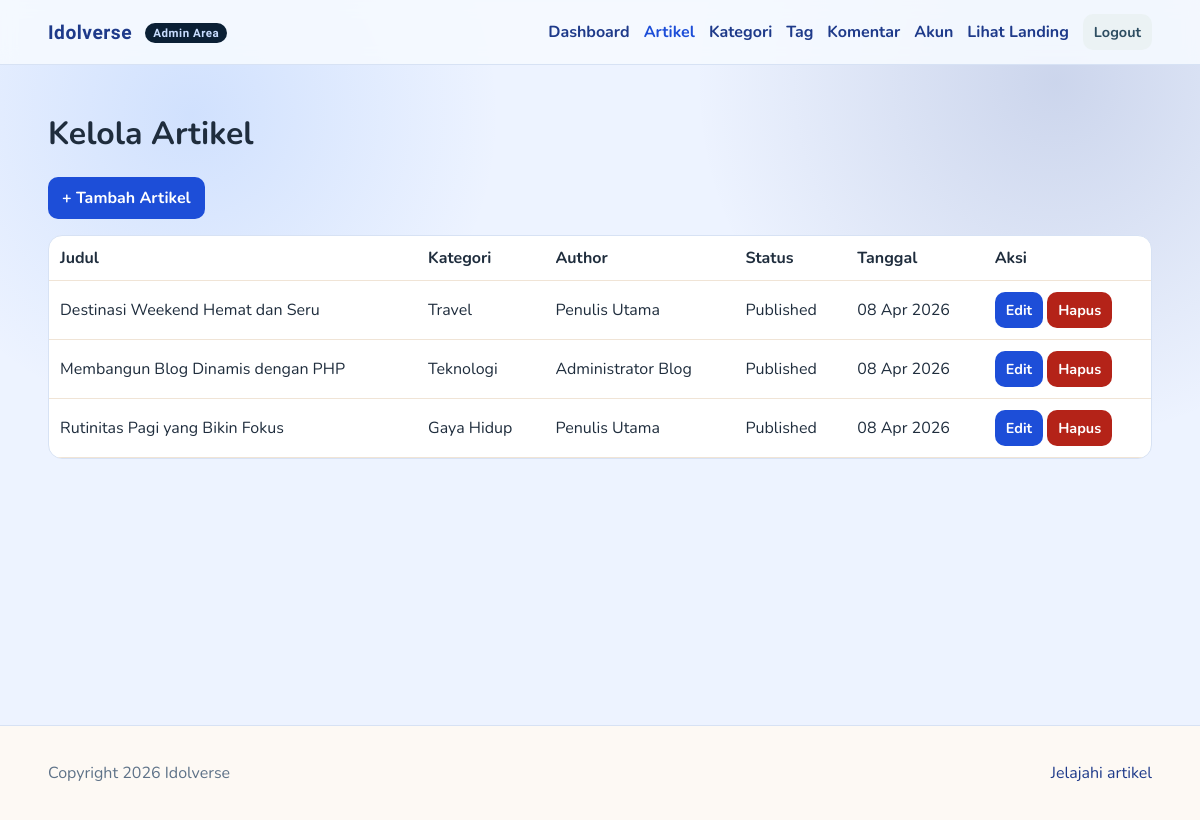
Screenshot of /admin/posts.php (signed in) with the database file from the repository.
### tables this page shows
CREATE TABLE posts (
    id INT AUTO_INCREMENT PRIMARY KEY,
    user_id INT NOT NULL,
    category_id INT NOT NULL,
    title VARCHAR(180) NOT NULL,
    slug VARCHAR(200) NOT NULL UNIQUE,
    excerpt TEXT,
    content LONGTEXT NOT NULL,
    image_url VARCHAR(255) DEFAULT NULL,
    is_published TINYINT(1) DEFAULT 1,
    created_at TIMESTAMP DEFAULT CURRENT_TIMESTAMP,
    updated_at TIMESTAMP DEFAULT CURRENT_TIMESTAMP ON UPDATE CURRENT_TIMESTAMP,
    FOREIGN KEY (user_id) REFERENCES users(id) ON DELETE CASCADE,
    FOREIGN KEY (category_id) REFERENCES categories(id) ON DELETE RESTRICT
);

CREATE TABLE categories (
    id INT AUTO_INCREMENT PRIMARY KEY,
    name VARCHAR(80) NOT NULL UNIQUE,
    slug VARCHAR(100) NOT NULL UNIQUE,
    created_at TIMESTAMP DEFAULT CURRENT_TIMESTAMP
);

CREATE TABLE users (
    id INT AUTO_INCREMENT PRIMARY KEY,
    full_name VARCHAR(100) NOT NULL,
    username VARCHAR(50) NOT NULL UNIQUE,
    email VARCHAR(100) NOT NULL UNIQUE,
    password VARCHAR(255) NOT NULL,
    role ENUM('admin', 'author', 'user') NOT NULL,
    created_at TIMESTAMP DEFAULT CURRENT_TIMESTAMP
);

### includes/auth.php (called while the page is built, shortened)
<?php
function e(string $value): string {
    return htmlspecialchars($value, ENT_QUOTES, 'UTF-8');
}
?>

### admin/posts.php (the view, shortened to what this page needs)
<?php
require_once __DIR__ . '/../includes/helpers.php';
$posts = $pdo->query("SELECT p.id, p.title, p.slug, p.created_at, p.is_published, c.name AS category_name, u.full_name AS author_name
FROM posts p
JOIN categories c ON c.id = p.category_id
JOIN users u ON u.id = p.user_id
ORDER BY p.created_at DESC")->fetchAll();
include __DIR__ . '/../includes/header.php';
?>
<div class="container">
    <h1>Kelola Artikel</h1>
    <p><a class="btn" href="/blog/admin/post_form.php">+ Tambah Artikel</a></p>
    <div class="table-wrap">
        <table class="table">
            <thead><tr><th>Judul</th><th>Kategori</th><th>Author</th><th>Status</th><th>Tanggal</th><th>Aksi</th></tr></thead>
            <tbody>
            <?php foreach ($posts as $post): ?>
                <tr>
                    <td><?= e($post['title']); ?></td>
                    <td><?= e($post['category_name']); ?></td>
                    <td><?= e($post['author_name']); ?></td>
                    <td><?= $post['is_published'] ? 'Published' : 'Draft'; ?></td>
                    <td><?= date('d M Y', strtotime($post['created_at'])); ?></td>
                    <td>
                        <a class="btn btn-sm" href="/blog/admin/post_form.php?id=<?= (int)$post['id']; ?>">Edit</a>
                        <a class="btn btn-sm btn-danger" href="/blog/admin/posts.php?delete=<?= (int)$post['id']; ?>" onclick="return confirm('Hapus artikel ini?')">Hapus</a>
                    </td>
                </tr>
            <?php endforeach; ?>
            </tbody>
        </table>
    </div>
</div>
<?php include __DIR__ . '/../includes/footer.php'; ?>

### includes/header.php (shortened to what this page needs)
<?php
$currentPath = $_SERVER['PHP_SELF'] ?? '';
$user = $_SESSION['user'] ?? null;
$isAdminArea = str_contains($currentPath, '/admin/');
?>
<!DOCTYPE html>
<html lang="id">
<head>
    <link rel="stylesheet" href="/blog/assets/css/style.css">
</head>
<body class="<?= $isAdminArea ? 'admin-area' : ''; ?>">
<header class="site-header">
    <div class="container nav-wrap">
        <a class="brand" href="/blog/landing.php">Idolverse <?= $isAdminArea ? '<span class="admin-badge">Admin Area</span>' : ''; ?></a>
        <nav>
            <?php if ($user && $user['role'] === 'admin' && $isAdminArea): ?>
                <a href="/blog/admin/dashboard.php" class="<?= str_contains($currentPath, '/admin/dashboard.php') ? 'active' : ''; ?>">Dashboard</a>
                <a href="/blog/admin/posts.php" class="<?= str_contains($currentPath, '/admin/posts.php') || str_contains($currentPath, '/admin/post_form.php') ? 'active' : ''; ?>">Artikel</a>
                <a href="/blog/admin/categories.php" class="<?= str_contains($currentPath, '/admin/categories.php') ? 'active' : ''; ?>">Kategori</a>
                <a href="/blog/admin/tags.php" class="<?= str_contains($currentPath, '/admin/tags.php') ? 'active' : ''; ?>">Tag</a>
                <a href="/blog/admin/comments.php" class="<?= str_contains($currentPath, '/admin/comments.php') ? 'active' : ''; ?>">Komentar</a>
                <a href="/blog/admin/users.php" class="<?= str_contains($currentPath, '/admin/users.php') ? 'active' : ''; ?>">Akun</a>
                <a href="/blog/landing.php">Lihat Landing</a>
                <a href="/blog/logout.php" class="btn btn-sm btn-ghost">Logout</a>
            <?php endif; ?>
        </nav>
    </div>
</header>
<main class="page">

### includes/footer.php (shortened to what this page needs)
</main>
<footer class="site-footer">
    <div class="container footer-wrap">
        <p>Copyright <?= date('Y'); ?> Idolverse</p>
        <p><a href="/blog/index.php">Jelajahi artikel</a></p>
    </div>
</footer>
</body>
</html>

### assets/css/style.css (style rules this page uses)
:root { --bg: #f4efe7; --surface: #fffaf3; --card: #ffffff; --text: #25303b; --muted: #667788; --brand: #0f766e; --brand-dark: #0a4f4b; --accent: #f59e0b; --danger: #b42318; --line: #e4d9c8; --shadow: 0 10px 26px rgba(27, 46, 62, 0.12); }
* { box-sizing: border-box; }
body { margin: 0; font-family: 'Nunito', sans-serif; color: var(--text); background: radial-gradient(circle at 10% 20%, rgba(245, 158, 11, 0.16), transparent 24%), radial-gradient(circle at 90% 0%, rgba(15, 118, 110, 0.18), transparent 28%), var(--bg); }
a { color: var(--brand-dark); text-decoration: none; }
.container { width: min(1120px, 92vw); margin: 0 auto; }
.page { min-height: calc(100vh - 140px); padding: 26px 0 40px; }
.site-header { position: sticky; top: 0; z-index: 20; backdrop-filter: blur(8px); background: rgba(255, 250, 243, 0.82); border-bottom: 1px solid var(--line); }
.nav-wrap { display: flex; justify-content: space-between; align-items: center; padding: 14px 0; }
.brand { font-family: 'Sora', sans-serif; font-weight: 800; font-size: 1.2rem; letter-spacing: .5px; color: var(--brand-dark); }
.admin-badge { margin-left: 8px; padding: 3px 8px; font-size: .72rem; border-radius: 999px; background: #0b2035; color: #c8ddff; vertical-align: middle; }
nav { display: flex; align-items: center; gap: 14px; }
nav a { font-weight: 700; }
nav a.active { color: var(--brand); }
.site-footer { border-top: 1px solid var(--line); background: rgba(255, 250, 243, 0.9); }
.footer-wrap { display: flex; justify-content: space-between; gap: 12px; padding: 20px 0; color: var(--muted); flex-wrap: wrap; }
.btn { display: inline-flex; align-items: center; justify-content: center; border: none; border-radius: 10px; padding: 10px 14px; background: var(--brand); color: #fff; font-weight: 700; cursor: pointer; transition: .2s ease; }
.btn-ghost { background: #ebf2f4; color: #2d4d61; }
.btn-danger { background: var(--danger); }
.btn-sm { padding: 8px 11px; font-size: .9rem; }
.table-wrap { overflow-x: auto; background: #fff; border: 1px solid var(--line); border-radius: 14px; }
.table { width: 100%; border-collapse: collapse; min-width: 740px; }
.table th, .table td { padding: 11px; border-bottom: 1px solid #f0e4d6; text-align: left; }
body.admin-area { --bg: #edf3ff; --surface: #f5f8ff; --card: #ffffff; --text: #1f2d3d; --muted: #5e7288; --brand: #1d4ed8; --brand-dark: #1e3a8a; --line: #d7e2f4; background: radial-gradient(circle at 16% 14%, rgba(59, 130, 246, 0.16), transparent 25%), radial-gradient(circle at 88% 10%, rgba(30, 58, 138, 0.16), transparent 28%), var(--bg); }
body.admin-area .site-header { background: rgba(246, 250, 255, 0.9); }

### rows the page displays
posts: title "Destinasi Weekend Hemat dan Seru", category.name "Travel", user.full_name "Penulis Utama", is_published "Published", created_at "08 Apr 2026"
posts: title "Membangun Blog Dinamis dengan PHP", category.name "Teknologi", user.full_name "Administrator Blog", is_published "Published", created_at "08 Apr 2026"
posts: title "Rutinitas Pagi yang Bikin Fokus", category.name "Gaya Hidup", user.full_name "Penulis Utama", is_published "Published", created_at "08 Apr 2026"
